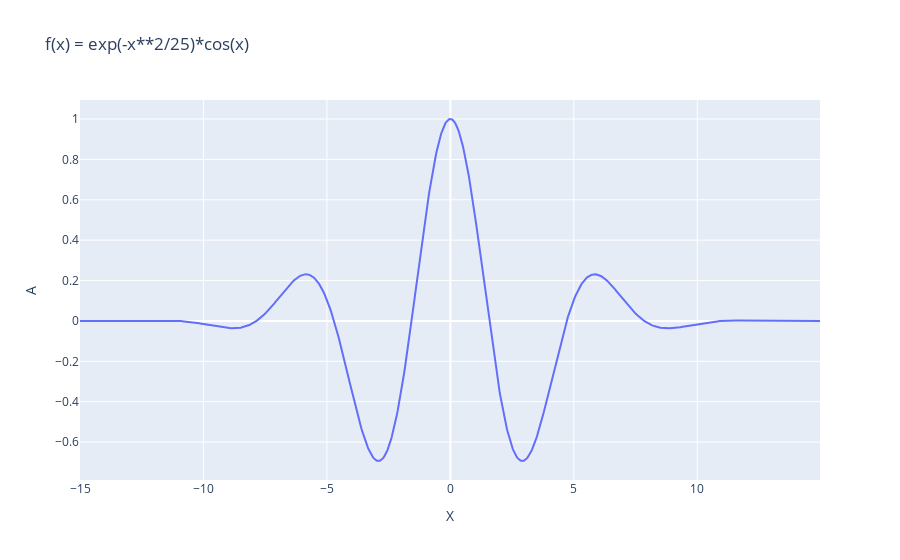

The cell this chart's notebook holds for it:
### Code cell
# plot A with plotly
import plotly.graph_objects as go
fig = go.Figure()
fig.add_trace(go.Scatter(x=X.real, y=u_cp.get().real, mode='lines', name='real'))
# fig.add_trace(go.Scatter(x=X, y=A.imag, mode='lines', name='imag'))

# title
fig.update_layout(title=f'f(x) = {y}', xaxis_title='X', yaxis_title='A')
fig.show()

### Figure 1 — Plotly figure (JSON) as saved in the notebook; plotly's stock layout.template omitted (floating-point values rounded to 4 significant figures; data arrays with more than 128 entries replaced by an {"elided": "..."} marker saying what was removed)
{"data": [{"mode": "lines", "name": "real", "type": "scatter", "x": {"elided": "1024 float values"}, "y": {"elided": "1024 float values"}}], "layout": {"title": {"text": "f(x) = exp(-x**2/25)*cos(x)"}, "xaxis": {"title": {"text": "X"}}, "yaxis": {"title": {"text": "A"}}}}
